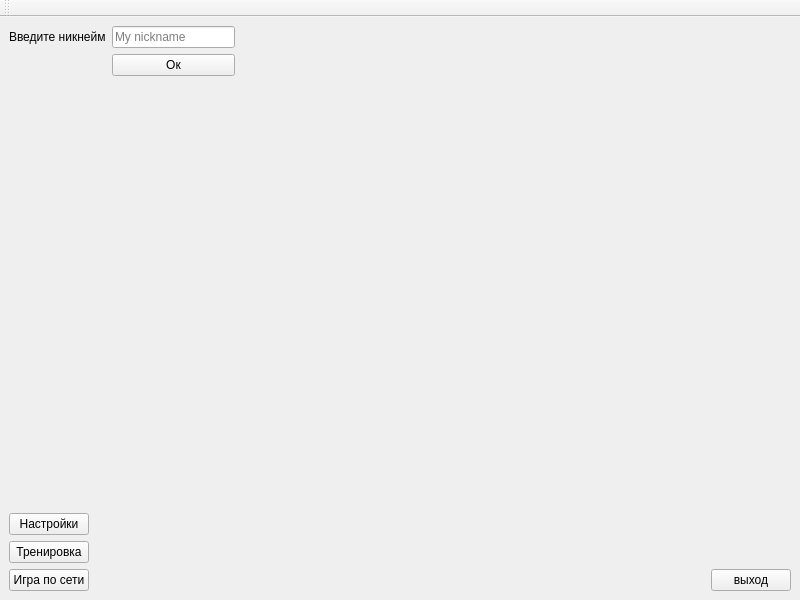
<?xml version="1.0" encoding="UTF-8"?>
<ui version="4.0">
 <class>MainWindow</class>
 <widget class="QMainWindow" name="MainWindow">
  <property name="enabled">
   <bool>true</bool>
  </property>
  <property name="geometry">
   <rect>
    <x>0</x>
    <y>0</y>
    <width>800</width>
    <height>600</height>
   </rect>
  </property>
  <property name="windowTitle">
   <string>MainWindow</string>
  </property>
  <widget class="QWidget" name="centralwidget">
   <layout class="QGridLayout" name="gridLayout">
    <item row="0" column="3">
     <spacer name="verticalSpacer">
      <property name="orientation">
       <enum>Qt::Vertical</enum>
      </property>
      <property name="sizeHint" stdset="0">
       <size>
        <width>20</width>
        <height>40</height>
       </size>
      </property>
     </spacer>
    </item>
    <item row="5" column="1">
     <spacer name="horizontalSpacer">
      <property name="orientation">
       <enum>Qt::Horizontal</enum>
      </property>
      <property name="sizeHint" stdset="0">
       <size>
        <width>40</width>
        <height>20</height>
       </size>
      </property>
     </spacer>
    </item>
    <item row="5" column="0">
     <layout class="QFormLayout" name="formLayout_2">
      <item row="2" column="0">
       <widget class="QPushButton" name="offline_button">
        <property name="text">
         <string>Тренировка</string>
        </property>
       </widget>
      </item>
      <item row="3" column="0">
       <widget class="QPushButton" name="online_button">
        <property name="text">
         <string>Игра по сети</string>
        </property>
       </widget>
      </item>
      <item row="0" column="0">
       <spacer name="verticalSpacer_3">
        <property name="orientation">
         <enum>Qt::Vertical</enum>
        </property>
        <property name="sizeHint" stdset="0">
         <size>
          <width>20</width>
          <height>40</height>
         </size>
        </property>
       </spacer>
      </item>
      <item row="1" column="0">
       <widget class="QPushButton" name="settings_button">
        <property name="text">
         <string>Настройки</string>
        </property>
       </widget>
      </item>
     </layout>
    </item>
    <item row="5" column="3">
     <layout class="QGridLayout" name="gridLayout_3">
      <item row="1" column="0">
       <widget class="QPushButton" name="quit_button">
        <property name="sizePolicy">
         <sizepolicy hsizetype="Minimum" vsizetype="Preferred">
          <horstretch>0</horstretch>
          <verstretch>0</verstretch>
         </sizepolicy>
        </property>
        <property name="text">
         <string>выход</string>
        </property>
       </widget>
      </item>
      <item row="0" column="0">
       <spacer name="verticalSpacer_4">
        <property name="orientation">
         <enum>Qt::Vertical</enum>
        </property>
        <property name="sizeHint" stdset="0">
         <size>
          <width>20</width>
          <height>40</height>
         </size>
        </property>
       </spacer>
      </item>
     </layout>
    </item>
    <item row="0" column="0">
     <layout class="QGridLayout" name="gridLayout_2">
      <item row="3" column="0">
       <widget class="QLabel" name="insert_nickname_label">
        <property name="text">
         <string>Введите никнейм</string>
        </property>
       </widget>
      </item>
      <item row="3" column="1">
       <widget class="QLineEdit" name="nickname_field">
        <property name="sizePolicy">
         <sizepolicy hsizetype="Expanding" vsizetype="Preferred">
          <horstretch>0</horstretch>
          <verstretch>0</verstretch>
         </sizepolicy>
        </property>
        <property name="mouseTracking">
         <bool>true</bool>
        </property>
        <property name="focusPolicy">
         <enum>Qt::ClickFocus</enum>
        </property>
        <property name="autoFillBackground">
         <bool>false</bool>
        </property>
        <property name="locale">
         <locale language="English" country="UnitedStates"/>
        </property>
        <property name="placeholderText">
         <string>My nickname</string>
        </property>
       </widget>
      </item>
      <item row="3" column="2">
       <spacer name="horizontalSpacer_2">
        <property name="orientation">
         <enum>Qt::Horizontal</enum>
        </property>
        <property name="sizeHint" stdset="0">
         <size>
          <width>40</width>
          <height>20</height>
         </size>
        </property>
       </spacer>
      </item>
      <item row="9" column="0">
       <spacer name="verticalSpacer_5">
        <property name="orientation">
         <enum>Qt::Vertical</enum>
        </property>
        <property name="sizeHint" stdset="0">
         <size>
          <width>20</width>
          <height>40</height>
         </size>
        </property>
       </spacer>
      </item>
      <item row="6" column="1">
       <widget class="QPushButton" name="nickname_button">
        <property name="text">
         <string>Ок</string>
        </property>
       </widget>
      </item>
      <item row="7" column="0">
       <widget class="QLabel" name="label_profile_pic">
        <property name="sizePolicy">
         <sizepolicy hsizetype="Fixed" vsizetype="Fixed">
          <horstretch>0</horstretch>
          <verstretch>0</verstretch>
         </sizepolicy>
        </property>
        <property name="minimumSize">
         <size>
          <width>80</width>
          <height>80</height>
         </size>
        </property>
        <property name="maximumSize">
         <size>
          <width>80</width>
          <height>80</height>
         </size>
        </property>
        <property name="text">
         <string/>
        </property>
        <property name="pixmap">
         <pixmap>../../smash up/sVg.jpg</pixmap>
        </property>
        <property name="scaledContents">
         <bool>true</bool>
        </property>
       </widget>
      </item>
      <item row="7" column="1">
       <widget class="QLabel" name="nickname_label">
        <property name="font">
         <font>
          <family>Microsoft YaHei UI</family>
          <pointsize>18</pointsize>
          <weight>50</weight>
          <bold>false</bold>
         </font>
        </property>
        <property name="text">
         <string/>
        </property>
       </widget>
      </item>
     </layout>
    </item>
   </layout>
  </widget>
  <widget class="QToolBar" name="toolBar">
   <property name="windowTitle">
    <string>toolBar</string>
   </property>
   <attribute name="toolBarArea">
    <enum>TopToolBarArea</enum>
   </attribute>
   <attribute name="toolBarBreak">
    <bool>false</bool>
   </attribute>
  </widget>
 </widget>
 <resources/>
 <connections/>
</ui>
